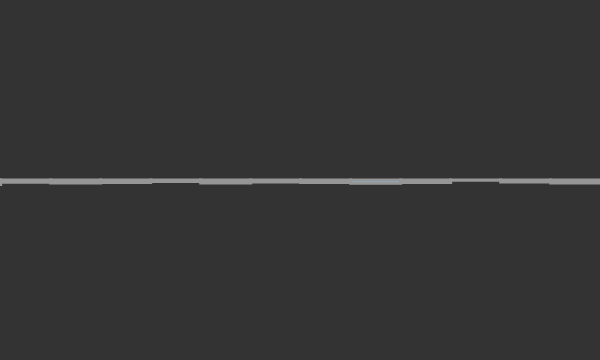
Frame 1 (no input)
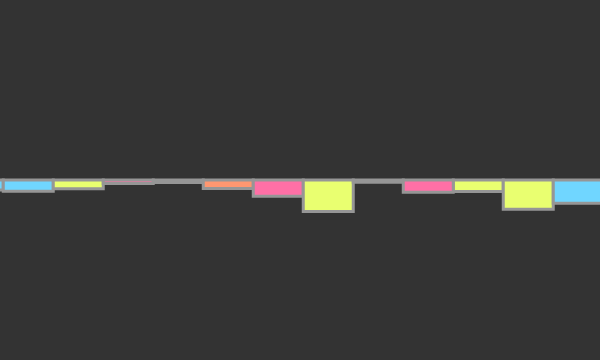
Frame 60 (no input)
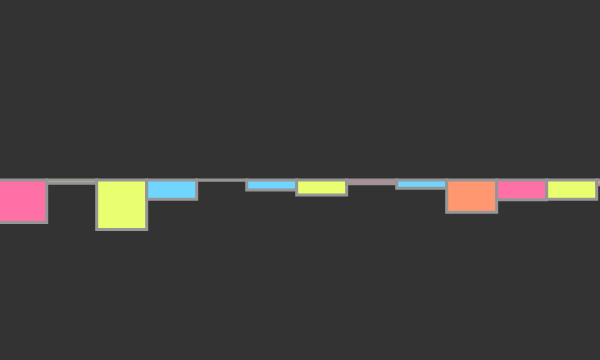
Frame 120 (the mouse pressed at the canvas centre since frame 60)

The p5.js sketch that drew these frames (run headless with seeded random() and noise() and a simulated clock; from frame 60 on, the mouse is pressed at the canvas centre):

// p5.js sketch
// ── sketch.js
// Daniel Shiffman
// https://www.kadenze.com/courses/the-nature-of-code
// http://natureofcode.com/
// Session 1: Perlin noise

// "x-offset" in Perlin noise space
var xoff = 0;
var w,w1,w2,w3,w4,w5,w6,w7,w8,w9,w10,w11,w12;
const palette = ["#70d6ff" ,"#ff70a6", "#ff9770", "#ffd670", "#e9ff70"];

function setup() {
  createCanvas(600, 360);
  // Make a Walker object
  w = new Walker(50);
  w1 = new Walker(100);
  w2 = new Walker(150);
  w3 = new Walker(200);
  w4 = new Walker(250);
  w5 = new Walker(300);
  w6 = new Walker(350);
  w7 = new Walker(400);
  w8 = new Walker(450);
  w9 = new Walker(500);
  w10 = new Walker(550);
  w11 = new Walker(600);
  w12 = new Walker(650);

  updatePos = new updatePosition();

}

function draw() {
  background(51);

  v = updatePos.revel();
  // console.log(updateVel);

  // Update and display object

  w.updateRect();
  w.display(v);

  w1.updateRect();
  w1.display(v);

  w2.updateRect();
  w2.display(v);

  w3.updateRect();
  w3.display(v);

  w4.updateRect();
  w4.display(v);

  w5.updateRect();
  w5.display(v);

  w6.updateRect();
  w6.display(v);

  w7.updateRect();
  w7.display(v);

  w8.updateRect();
  w8.display(v);

  w9.updateRect();
  w9.display(v);

  w10.updateRect();
  w10.display(v);

  w11.updateRect();
  w11.display(v);

  w12.updateRect();
  w12.display(v);
}

function Walker(positionX) {

  // Start Walker in center
  this.rectPos = createVector(positionX, 0);
  // set Color
  this.c = pick(palette);
  // console.log(this.c);

  this.updateRect = function() {
    // Move Walker randomly
    var vel = createVector(0, random(-5, 5));
    this.rectPos.add(vel);
  }

  this.display = function(vel) {
    // Draw Walker as circle
    strokeWeight(3);
    stroke(150);
    fill(this.c);
    rect((this.rectPos.x + vel.x)%650-50, 180, 50, this.rectPos.y);
    console.log(this.rectPos.x + vel.x);
    this.rectPos = this.rectPos.add(vel);
  }
}

function updatePosition() {

  // Start with 0 velocity
  this.vel = createVector(0, 0);

  this.acc = 0.005;

  this.revel = function() {
    // Perlin noise value
    this.vel.x += noise(this.acc);

    // Move through perlin noise space
    this.acc += 0.005;
    return this.vel;
  }
}

function pick(array) {
  const i = Math.floor(Math.random() * array.length);
  return array[i];
}
